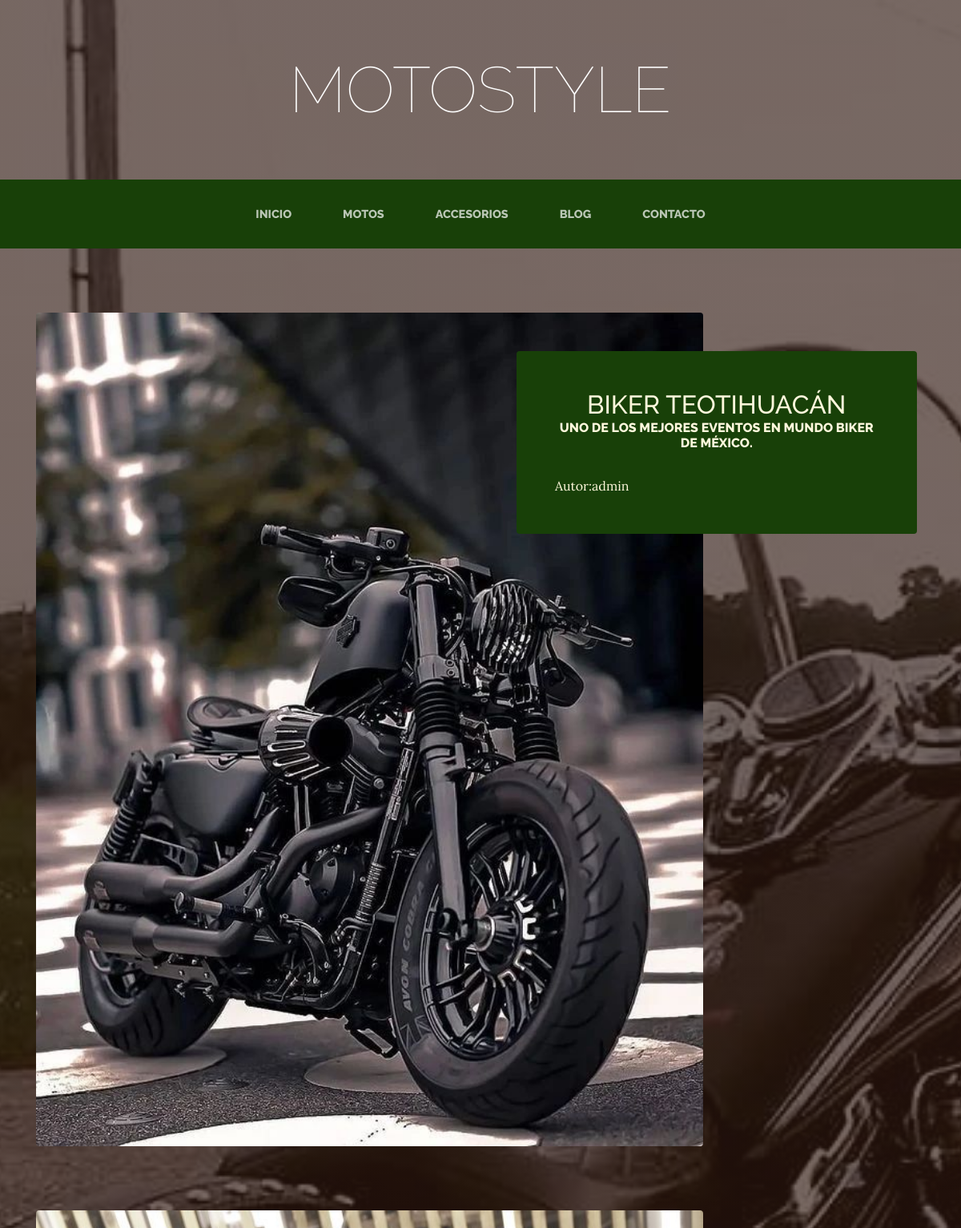
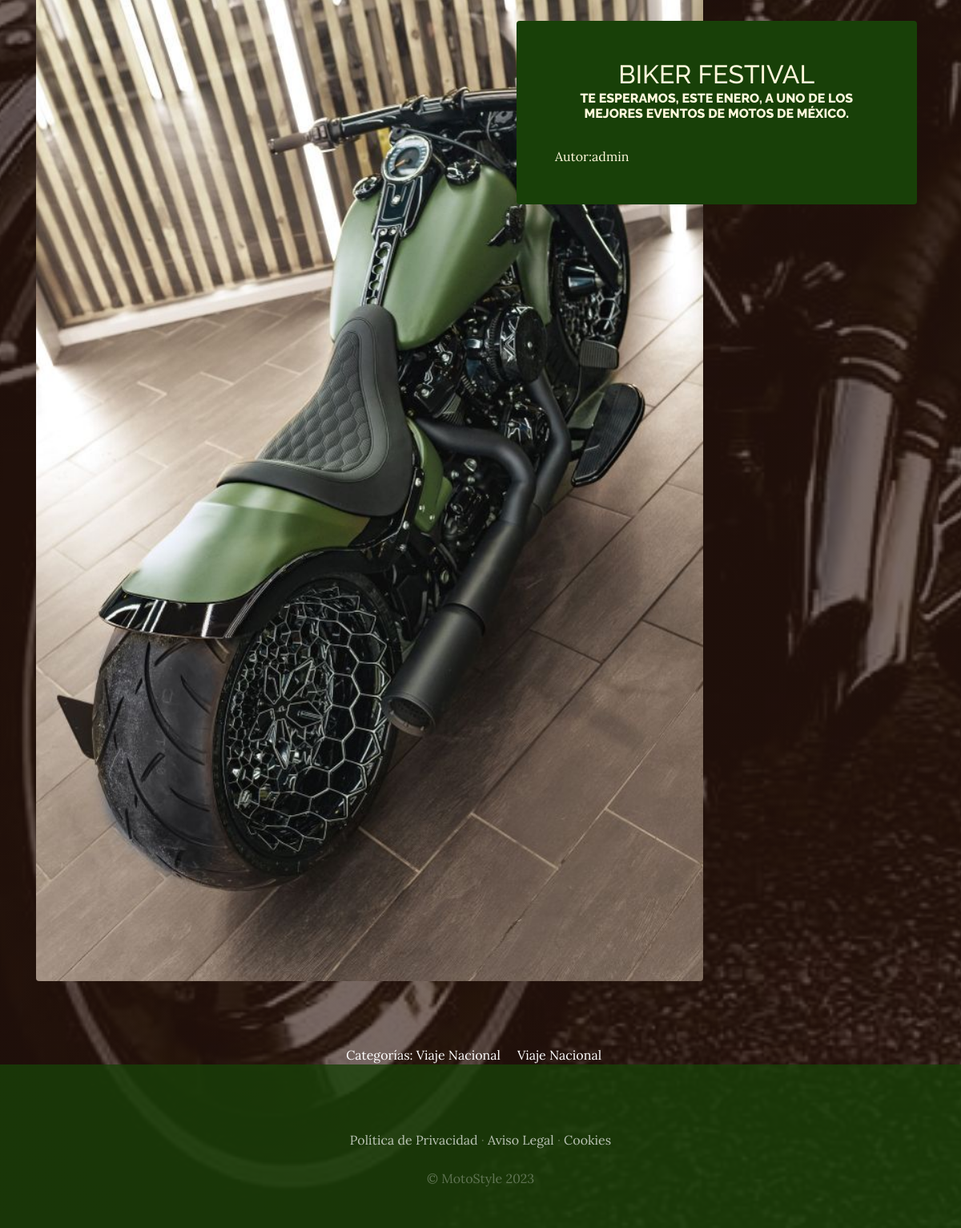
The page /blog/categoria/3/ on the database its author committed (2 pictures, top to bottom).
### blog/models.py (models this page shows, shortened)
class Post(models.Model):
    titulo = models.CharField(max_length=50)
    contenido = models.CharField(max_length=300)
    imagen = models.ImageField(upload_to='blog', null=True, blank=True)
    autor = models.ForeignKey(User, on_delete=models.CASCADE)
    categorias = models.ManyToManyField(Categoria)
    created = models.DateTimeField(auto_now_add=True)
    updated = models.DateTimeField(auto_now_add=True)
    class Meta:
        verbose_name = "post"
        verbose_name_plural = "posts"

class Categoria(models.Model):
    nombre = models.CharField(max_length=50)
    created = models.DateTimeField(auto_now_add=True)
    updated = models.DateTimeField(auto_now_add=True)
    class Meta:
        verbose_name = "categoria"
        verbose_name_plural = "categorias"

### blog/views.py (the view)
# urls.py: path('categoria/<int:categoria_id>/', views.categoria, name="categoria"),
def categoria(request, categoria_id):
    categoria=Categoria.objects.get(id=categoria_id)
    post=Post.objects.filter(categorias=categoria)
    return render(request, "blog/categoria.html", {'categoria':categoria, 'posts':post})

### blog/templates/blog/categoria.html
{% extends "ProyectoWebApp/base.html" %}
{% load static %}
  {% block content %}
    {% for post in posts %}
    <section class="page-section clearfix">
      <div class="container">
        <div class="intro">
          <img class="intro-img img-fluid mb-3 mb-lg-0 rounded" src="{{post.imagen.url}}" alt="">
          <div class="intro-text left-0 text-center bg-faded p-5 rounded">
            <h2 class="section-heading mb-4" >
              <span class="section-headingr-lower">{{post.titulo}}</span>
              <span class="section-heading-upper">{{post.contenido}}</span>
            </h2>
          <div style="text-align: left; font-size: 0.8m;">
          Autor:{{post.autor}}
          </div>
          </div>
        </div>
      </div>
    </section>
    {% endfor %}
    <section>
      <div style="width: 75%; margin: auto; text-align: center; color: white;">
          Categorías:
          {% for post in posts %}
            {% for categoria in post.categorias.all %}
            {{categoria.nombre}} &nbsp;&nbsp;&nbsp;
            {% endfor %}
          {% endfor %}
      </div>
    </section>
  {% endblock %}

### ProyectoWebApp/static/ProyectoWebApp/css/gestion.css (style rules this page uses)
body { font-family: 'Lora'; background: linear-gradient(rgba(47, 23, 15, 0.65), rgba(47, 23, 15, 0.65)), url("../img/bg_main.jpg"); background-attachment: fixed; background-position: center; background-size: cover; }
h1, h2, h3, h4, h5, h6 { font-family: 'Raleway'; }
.page-section { margin-top: 5rem; margin-bottom: 5rem; }
.section-heading { text-transform: uppercase; }
.section-heading .section-heading-upper { display: block; font-size: 1rem; font-weight: 800; padding-bottom:.5rem; }
.bg-faded { background-color: rgba(255, 255, 255, 0.85); }
.intro { position: relative; }
@media (min-width: 992px) { .intro .intro-img { width: 75%; float: left; } }
@media (min-width: 992px) { .intro .intro-text { left: 600; width: 60%; margin-top: 3rem; background-color: rgba(24, 64, 8); color: cornsilk; position: absolute; } }
@media (min-width: 1200px) { .intro .intro-text { width: 45%; } }

### rows shown on the page
Post: imagen (picture), titulo "BIKER TEOTIHUACÁN", contenido "UNO DE LOS MEJORES EVENTOS EN MUNDO BIKER DE MÉXICO.", autor "admin"
Post: imagen (picture), titulo "BIKER FESTIVAL", contenido "TE ESPERAMOS, ESTE ENERO, A UNO DE LOS MEJORES EVENTOS DE MOTOS DE MÉXICO.", autor "admin"
Categoria: nombre "Viaje Nacional"
